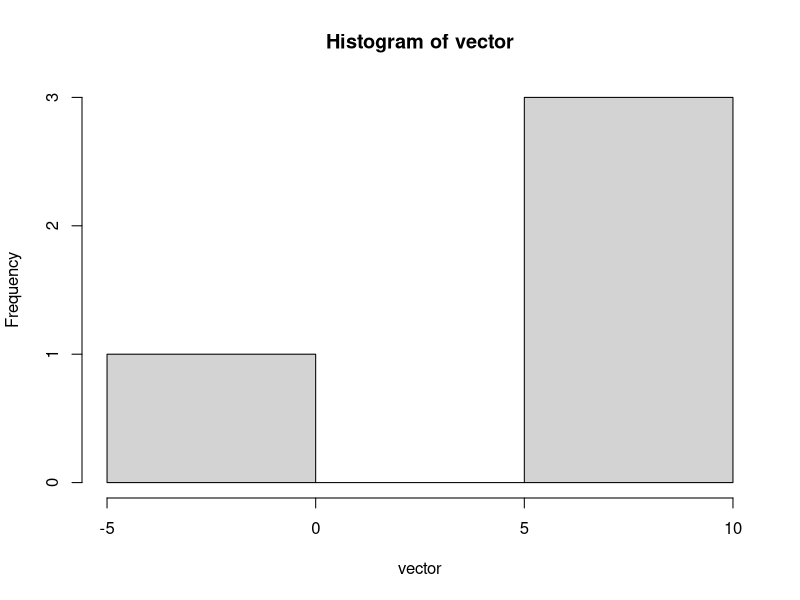
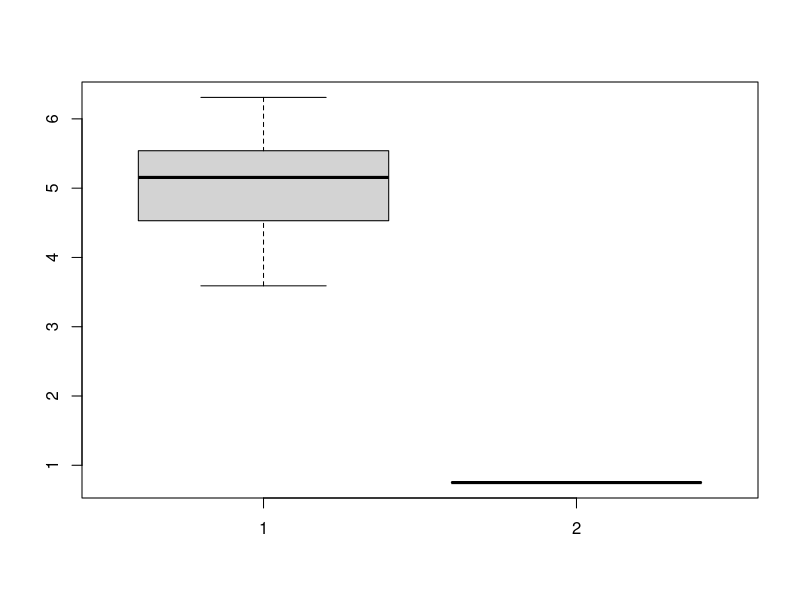
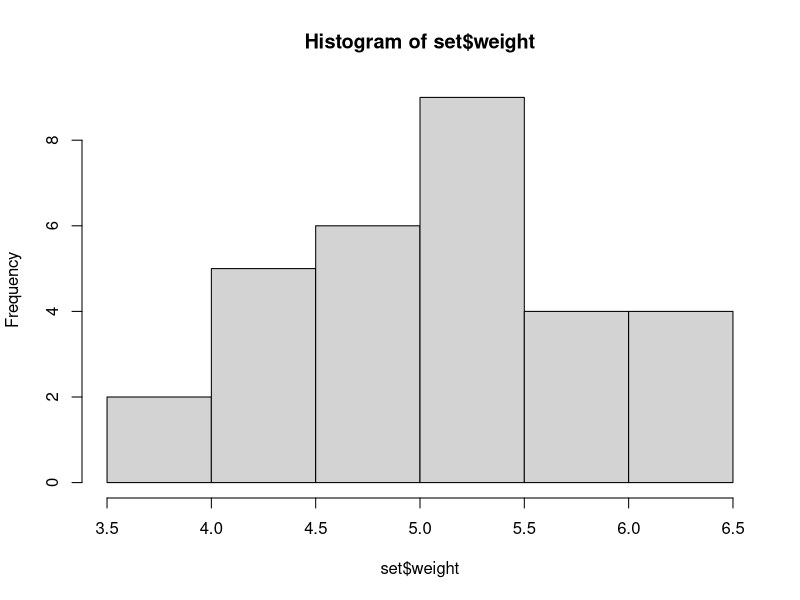

The R script that drew these images, in order:

#1
#functia ceruta
frepcomgen<-function(m,n){

X<-1:n
Y<-1:m
table1<-data.frame(X) #initializarea v. a. 
table2<-data.frame(Y)  


  aux<-runif(n, 0, 1)          #generarea unor numere intre 0 si 1 care 
                                #adunate dau 1 si adaugarea lor in v. a.
  table1$column<-aux/(sum(aux))
  aux<-runif(m, 0, 1)
  table2$column<-aux/(sum(aux))
  


table<-data.frame()  #initializarea tabelului pentru repartitia comuna


val<-1
for(v2 in Y){
  for(v1 in X){
    table[v1, v2]=table1[v1,2]*table2[v2,2] #inserarea valorilor in tabel
    
    
  }
  names(table)[val] <- val  #schimbarea denumirilor coloanelor
                            #pentru a pastra  forma tabelului
  val=val+1
  
}


  
  
  return(table)
}



m<-4
n<-5
t<-frepcomgen(m,n)


#calculul pentru P(0<X<8/Y>3)

sum<-0
for(v1 in 1:n){
  for(v2 in 1:m){
    if((v1>0&&v1<8) ||v2>3){
      sum=sum+t[v1,v2] 
     
      }
  }
}
print(sum)


#calculul pentru P(X>2,Y<7)

sum<-0
for(v1 in 1:n){
  for(v2 in 1:m){
    if(v1>2&&v2<7){
      sum=sum+t[v1,v2] 
      
    }
  }
}
print(sum)


#3
funct3<-function(n){
  xi<-0 #initializare x1
  nr2<-1 #initializare variabila ce memoreaza lungimea vectorului
  vector=c() #initializare vector 
while(.GlobalEnv$a<3){
  .GlobalEnv$a=.GlobalEnv$a+1

#atribuirea unei valori lui x1 dupe cerinte
nr<-as.integer(format(Sys.time(), "%M%S"))
if(nr%%12==0){
  xi<-rnorm(as.integer(format(Sys.time(), "%M")),as.integer(format(Sys.time(), "%S")))
break
  }else if(nr%%12==1){
xi<-rpois(as.integer(format(Sys.time(), "%M"))+runif(2,0,1), lambda = 4)
break
}else if(nr%%12==5){
  xi<-rexp(as.integer(format(Sys.time(), "%H")))
  break
}else if(nr%%12==7){
  xi<-rbinom(as.integer(format(Sys.time(), "%H")),as.integer(1/as.integer(format(Sys.time(), "%M"))+runif(1,0,5)),0.5)
  break
  }else if(nr%%12==8){
  xi<- runif(2,5,12)
  break
}else if(nr%%12==9){
  xi<- rgamma(1,1)-rhyper(1,1,1,1)
  break
}
}
  
  if(xi==0){
    xi<-rnorm(1,0,1)
  }

  #calculul celorlalte xn numere 
vector<-c(vector,xi)  
  for(val in 2:n){
    x2<-(rexp(1,2)*vector[nr2]+rnorm(1,5,1))
    vector<-c(vector,x2)  
    nr2<-nr2+1
    
  }
hist(vector) #afisarea histogramei vectorului
 return(vector) 
}
.GlobalEnv$a <- 0 #initializare variabila globala cu 
                  #care numar de cate ori s-a incercat atribuirea lui xi
funct3(4)





#4

#apelarea functiilor cerute
set<-PlantGrowth
mean(set$weight)
var(set$weight)
quantile(set$weight, 0.25)
quantile(set$weight, 0.75)
boxplot(set$weight, 0.75)
hist(set$weight)
